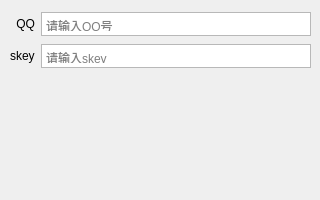
<?xml version="1.0" encoding="UTF-8"?>
<ui version="4.0">
 <class>Form</class>
 <widget class="QWidget" name="Form">
  <property name="geometry">
   <rect>
    <x>0</x>
    <y>0</y>
    <width>320</width>
    <height>200</height>
   </rect>
  </property>
  <property name="windowTitle">
   <string>Form</string>
  </property>
  <widget class="QWidget" name="formLayoutWidget">
   <property name="geometry">
    <rect>
     <x>10</x>
     <y>10</y>
     <width>301</width>
     <height>61</height>
    </rect>
   </property>
   <layout class="QFormLayout" name="formLayout">
    <property name="labelAlignment">
     <set>Qt::AlignRight|Qt::AlignTrailing|Qt::AlignVCenter</set>
    </property>
    <item row="0" column="0">
     <widget class="QLabel" name="label">
      <property name="text">
       <string>QQ</string>
      </property>
      <property name="scaledContents">
       <bool>false</bool>
      </property>
      <property name="alignment">
       <set>Qt::AlignRight|Qt::AlignTrailing|Qt::AlignVCenter</set>
      </property>
     </widget>
    </item>
    <item row="0" column="1">
     <widget class="QTextEdit" name="textEdit">
      <property name="minimumSize">
       <size>
        <width>0</width>
        <height>24</height>
       </size>
      </property>
      <property name="maximumSize">
       <size>
        <width>16777215</width>
        <height>24</height>
       </size>
      </property>
      <property name="placeholderText">
       <string>请输入QQ号</string>
      </property>
     </widget>
    </item>
    <item row="1" column="1">
     <widget class="QTextEdit" name="textEdit_2">
      <property name="minimumSize">
       <size>
        <width>0</width>
        <height>24</height>
       </size>
      </property>
      <property name="maximumSize">
       <size>
        <width>16777215</width>
        <height>24</height>
       </size>
      </property>
      <property name="placeholderText">
       <string>请输入skey</string>
      </property>
     </widget>
    </item>
    <item row="1" column="0">
     <widget class="QLabel" name="label_2">
      <property name="text">
       <string>skey</string>
      </property>
     </widget>
    </item>
   </layout>
  </widget>
 </widget>
 <resources/>
 <connections/>
</ui>
